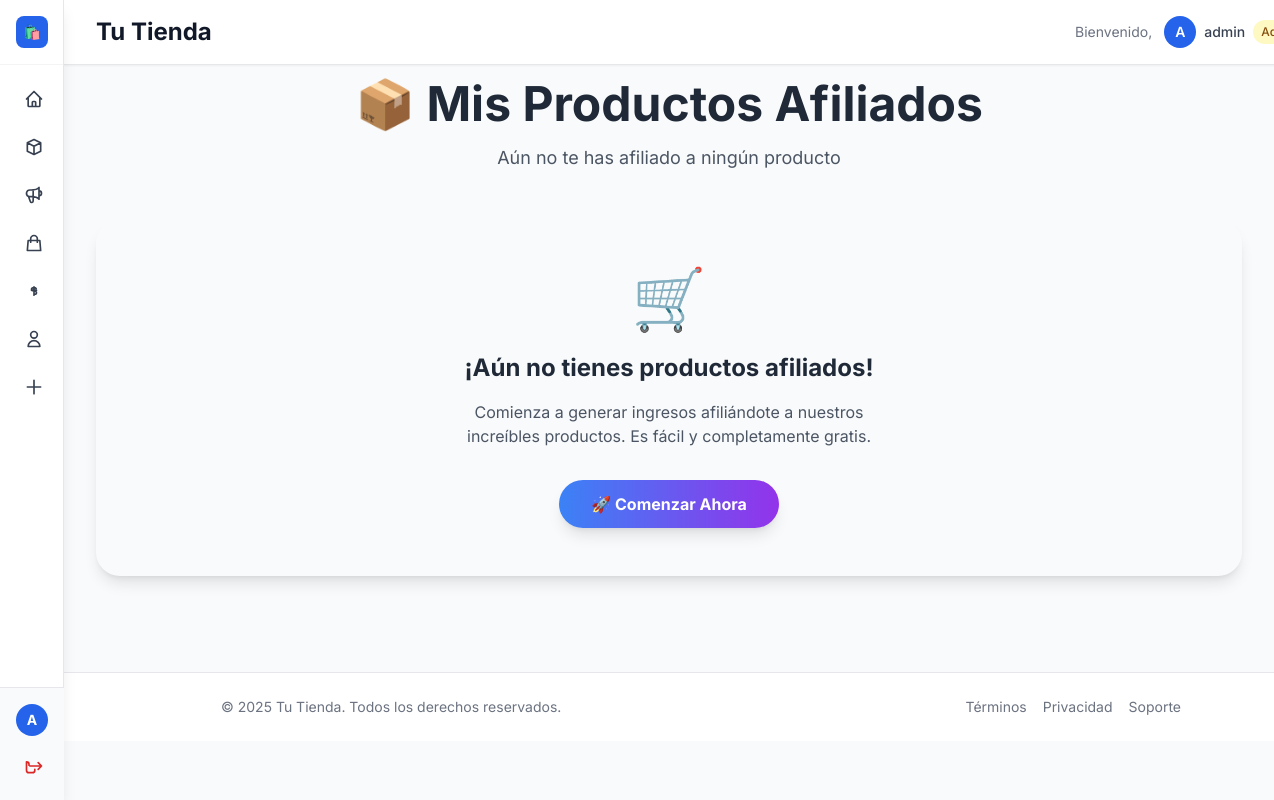
The page /productos/mis-productos/ (signed in) on the database as committed earlier.
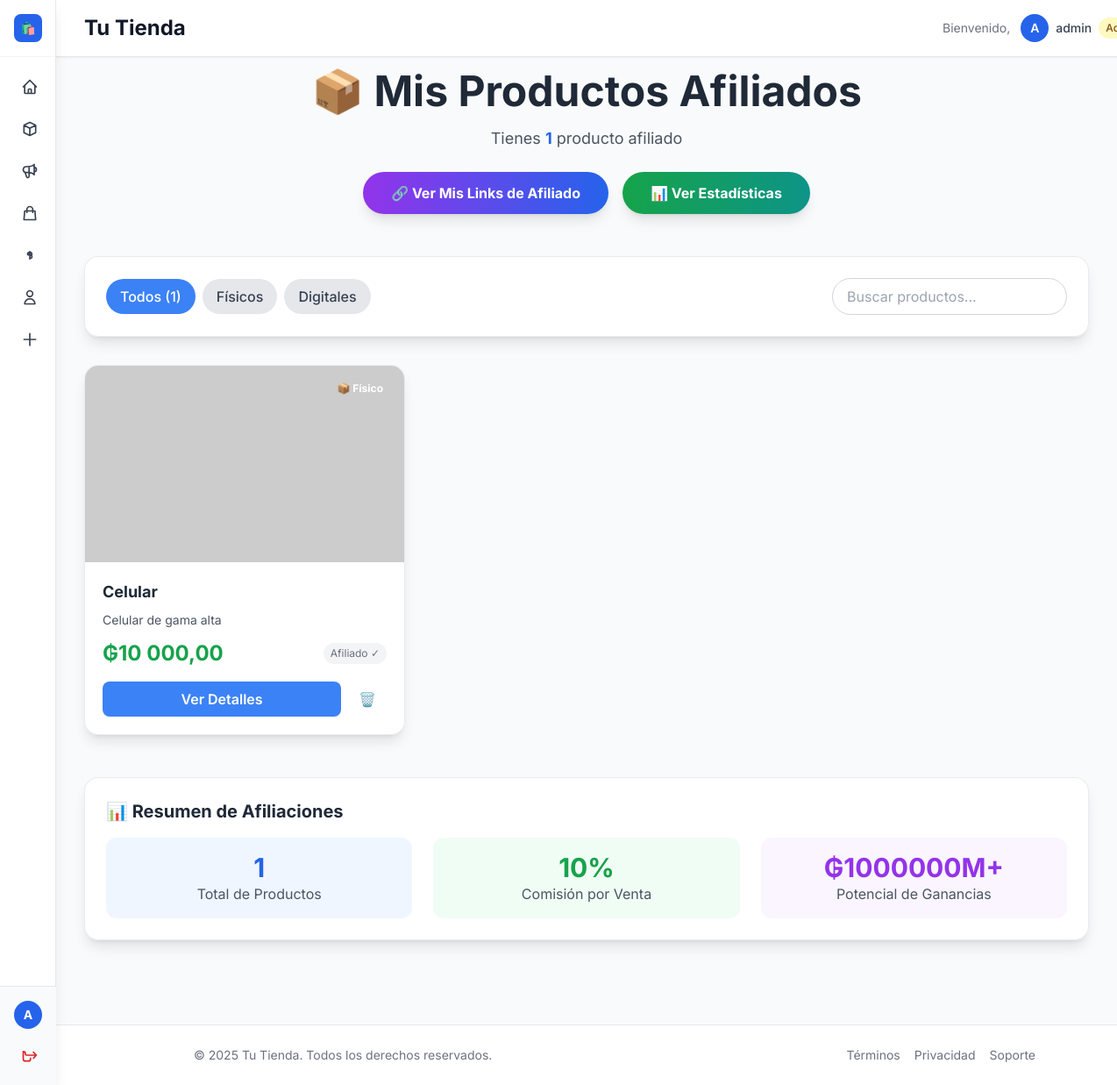
The same page on the database as committed later.
### productos/models.py (models this page shows, shortened)
class Producto(models.Model):
    TIPO_PRODUCTO_CHOICES = (
        ('FISICO', 'Físico'),
        ('DIGITAL', 'Digital'),
    )
    nombre = models.CharField(max_length=200, verbose_name="Nombre")
    precio = models.DecimalField(max_digits=10, decimal_places=2, verbose_name="Precio")
    descripcion = models.TextField(verbose_name="Descripción")
    imagen = models.ImageField(
        upload_to='productos/',
        verbose_name="Imagen del Producto",
        null=True,
        blank=True,
        help_text="Sube una imagen del producto"
    )
    tipo_producto = models.CharField(
        max_length=7,
        choices=TIPO_PRODUCTO_CHOICES,
        default='FISICO',
        verbose_name="Tipo de Producto"
    )
    stock = models.IntegerField(
        default=0,
        verbose_name="Stock Disponible",
        help_text="Cantidad disponible en inventario. Los productos digitales tienen stock ilimitado"
    )
    vendedor = models.ForeignKey(
        settings.AUTH_USER_MODEL,
        on_delete=models.CASCADE,
        related_name="productos_creados",
        null=True,
        blank=True
    )
    afiliados = models.ManyToManyField(
        settings.AUTH_USER_MODEL,
        related_name='productos_afiliados',
        blank=True,
        verbose_name="Afiliados"
    )
    fecha_creacion = models.DateTimeField(auto_now_add=True, verbose_name="Fecha de Creación")
    fecha_actualizacion = models.DateTimeField(auto_now=True, verbose_name="Última Actualización")
    activo = models.BooleanField(default=True, verbose_name="Producto Activo")
    class Meta:
        verbose_name = "Producto"
        verbose_name_plural = "Productos"
        ordering = ['-fecha_creacion']

### productos/views.py (the view)
# urls.py: path('mis-productos/', views.mis_productos, name='mis_productos'),
@login_required
def mis_productos(request):
    productos_afiliados = request.user.productos_afiliados.all()
    productos_creados = request.user.productos_creados.all()
    puede_afiliarse = (request.user.es_vendedor() and
                      getattr(request.user, 'datos_afiliacion_completos', False))
    context = {
        'productos_afiliados': productos_afiliados,
        'productos_creados': productos_creados,
        'puede_afiliarse': puede_afiliarse,
        'datos_completos': getattr(request.user, 'datos_afiliacion_completos', False),
    }
    return render(request, 'productos/mis_productos.html', context)

### usuarios/models.py (called while the page is built)
    def es_vendedor(self):
        return self.tipo_usuario == 'VENDEDOR' or self.is_superuser

### productos/templates/productos/mis_productos.html (shortened to what the changed rows need)
{% extends 'base.html' %}
{% load humanize %}
{% block content %}
    <div class="text-center mb-12">
        <h1 class="text-4xl md:text-5xl font-bold text-gray-800 mb-4">
            📦 Mis Productos Afiliados
        </h1>
        <p class="text-lg text-gray-600 mb-6">
            {% if productos_afiliados %}
                Tienes <span class="font-bold text-blue-600">{{ productos_afiliados|length }}</span> producto{{ productos_afiliados|length|pluralize }} afiliado{{ productos_afiliados|length|pluralize }}
            {% else %}
                Aún no te has afiliado a ningún producto
            {% endif %}
        </p>
        {% if productos_afiliados %}
        <div class="flex flex-wrap gap-4 justify-center">
            <a href="{% url 'productos:mis_links_afiliado' %}"
               class="inline-block bg-gradient-to-r from-purple-600 to-blue-600 text-white font-bold py-3 px-8 rounded-full shadow-lg hover:shadow-xl transform hover:scale-105 transition duration-300">
                🔗 Ver Mis Links de Afiliado
            </a>
            <a href="{% url 'productos:estadisticas_vendedor' %}"
               class="inline-block bg-gradient-to-r from-green-600 to-teal-600 text-white font-bold py-3 px-8 rounded-full shadow-lg hover:shadow-xl transform hover:scale-105 transition duration-300">
                📊 Ver Estadísticas
            </a>
        </div>
        {% endif %}
    </div>
    {% if productos_afiliados %}
        <div class="glass-card rounded-2xl p-6 mb-8 shadow-lg">
            <div class="flex flex-wrap gap-4 items-center justify-between">
                <div class="flex gap-2">
                    <button onclick="filterProducts('all')" class="filter-btn bg-blue-500 text-white px-4 py-2 rounded-full font-medium transition duration-300 hover:bg-blue-600">
                        Todos ({{ productos_afiliados|length }})
                    </button>
                    <button onclick="filterProducts('FISICO')" class="filter-btn bg-gray-200 text-gray-700 px-4 py-2 rounded-full font-medium transition duration-300 hover:bg-gray-300">
                        Físicos
                    </button>
                    <button onclick="filterProducts('DIGITAL')" class="filter-btn bg-gray-200 text-gray-700 px-4 py-2 rounded-full font-medium transition duration-300 hover:bg-gray-300">
                        Digitales
                    </button>
                </div>
                <input type="text" id="searchInput" placeholder="Buscar productos..." class="px-4 py-2 border border-gray-300 rounded-full focus:outline-none focus:ring-2 focus:ring-blue-500 focus:border-transparent">
            </div>
        </div>
        <div class="grid grid-cols-1 sm:grid-cols-2 lg:grid-cols-3 xl:grid-cols-4 gap-6" id="productsGrid">
            {% for producto in productos_afiliados %}
            <div class="glass-card product-card rounded-2xl shadow-lg overflow-hidden group product-item" data-type="{{ producto.tipo_producto }}" data-name="{{ producto.nombre|lower }}">
                <div class="relative">
                    <img src="{{ producto.imagen.url }}" alt="{{ producto.nombre }}" class="w-full h-56 object-cover"
                         onerror="this.src='https://placehold.co/600x400/667eea/fff?text={{ producto.nombre|slice:':3' }}'">
                    <div class="absolute top-3 right-3">
                        {% if producto.tipo_producto == 'FISICO' %}
                        <span class="badge text-white text-xs font-bold px-3 py-1 rounded-full">📦 Físico</span>
                        {% else %}
                        <span class="bg-gradient-to-r from-purple-500 to-purple-600 text-white text-xs font-bold px-3 py-1 rounded-full">💻 Digital</span>
                        {% endif %}
                    </div>
                </div>
                <div class="p-5">
                    <h3 class="font-bold text-lg text-gray-800 mb-2 group-hover:text-blue-600 transition duration-300">
                        {{ producto.nombre }}
                    </h3>
                    <p class="text-gray-600 text-sm mb-3 line-clamp-2">{{ producto.descripcion }}</p>
                    <div class="flex justify-between items-center mb-4">
                        <span class="text-2xl font-bold text-green-600">₲{{ producto.precio|intcomma }}</span>
                        <span class="text-xs text-gray-500 bg-gray-100 px-2 py-1 rounded-full">Afiliado ✓</span>
                    </div>
                    <div class="flex gap-2">
                        <a href="{% url 'productos:detalle_producto' producto.id %}?ref={{ request.user.username }}"
                           class="flex-1 bg-blue-500 hover:bg-blue-600 text-white font-semibold py-2 px-4 rounded-lg transition duration-300 transform hover:scale-105 text-center">
                            Ver Detalles
                        </a>
                        <button type="button" onclick="desafiliar({{ producto.id }}, '{{ producto.nombre }}')"
                                class="desafiliar-btn text-white font-semibold py-2 px-3 rounded-lg">
                            🗑️
                        </button>
                    </div>
                </div>
            </div>
            {% endfor %}
        </div>
        <div class="glass-card rounded-2xl p-6 mt-12 shadow-lg">
            <h3 class="text-xl font-bold text-gray-800 mb-4">📊 Resumen de Afiliaciones</h3>
            <div class="grid grid-cols-1 md:grid-cols-3 gap-6">
                <div class="text-center p-4 bg-blue-50 rounded-xl">
                    <div class="text-3xl font-bold text-blue-600">{{ productos_afiliados|length }}</div>
                    <div class="text-gray-600">Total de Productos</div>
                </div>
                <div class="text-center p-4 bg-green-50 rounded-xl">
                    <div class="text-3xl font-bold text-green-600">10%</div>
                    <div class="text-gray-600">Comisión por Venta</div>
                </div>
                <div class="text-center p-4 bg-purple-50 rounded-xl">
                    <div class="text-3xl font-bold text-purple-600">
                        ₲{% widthratio productos_afiliados|length 1 1000000 %}M+
                    </div>
                    <div class="text-gray-600">Potencial de Ganancias</div>
                </div>
            </div>
        </div>
    {% else %}
        <div class="empty-state rounded-3xl p-12 text-center shadow-lg">
            <div class="text-6xl mb-6">🛒</div>
            <h2 class="text-2xl font-bold text-gray-800 mb-4">¡Aún no tienes productos afiliados!</h2>
            <p class="text-gray-600 mb-8 max-w-md mx-auto">
                Comienza a generar ingresos afiliándote a nuestros increíbles productos.
                Es fácil y completamente gratis.
            </p>
            <a href="{% url 'productos:afiliarme' %}"
               class="inline-block bg-gradient-to-r from-blue-500 to-purple-600 text-white font-bold py-3 px-8 rounded-full shadow-lg hover:shadow-xl transform hover:scale-105 transition duration-300">
                🚀 Comenzar Ahora
            </a>
        </div>
    {% endif %}
{% endblock %}

Rows that differ between the two databases and show on the page:
added Producto: tipo_producto "📦 Físico", nombre "Celular", descripcion "Celular de gama alta", precio "10 000,00"
Other text that changed with them:
{{ productos_afiliados|length }}: (not shown) → "1"
text no longer shown: "Aún no te has afiliado a ningún producto 🛒 ¡Aún no tienes productos afiliados! Comienza a generar ingresos afiliándote a nuestros increíbles productos. Es fácil y completamente gratis. 🚀 Comenzar Ahora"
text now shown: "Tienes producto afiliado 🔗 Ver Mis Links de Afiliado 📊 Ver Estadísticas Todos ( ) Físicos Digitales 📊 Resumen de Afiliaciones Total de Productos 10% Comisión por Venta ₲ 1000000 M+ Potencial de Ganancias"
